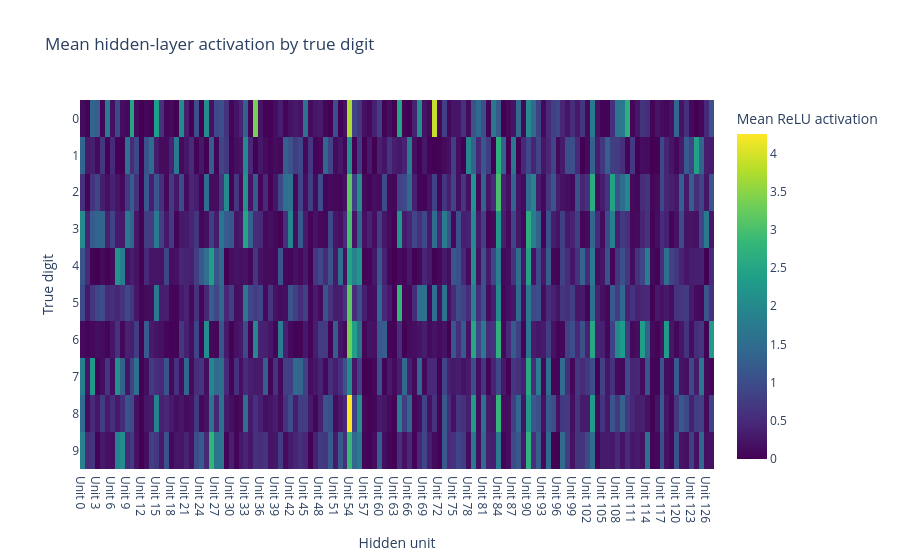

Notebook source saved alongside this figure:
### Markdown cell above
## Hidden-layer activity by digit

For each digit, compute the mean ReLU activation of every hidden unit across its test examples.
The heatmap can reveal units that respond more strongly to some classes than others, but
does not by itself establish what feature a unit represents.

### Code cell
activation_means = np.zeros((10, hidden_dim), dtype=np.float64)
class_counts = np.bincount(y_test, minlength=10)

for digit in range(10):
    activation_means[digit] = test_activations[y_test == digit].mean(axis=0)

fig = px.imshow(
    activation_means,
    aspect="auto",
    x=[f"Unit {unit}" for unit in range(hidden_dim)],
    y=[str(digit) for digit in range(10)],
    labels={
        "x": "Hidden unit",
        "y": "True digit",
        "color": "Mean ReLU activation",
    },
    title="Mean hidden-layer activation by true digit",
    color_continuous_scale="Viridis",
)
fig.show()

print("Test examples per digit:", class_counts.tolist())

### Figure 1 — Plotly figure (JSON) as saved in the notebook; plotly's stock layout.template omitted (floating-point values rounded to 4 significant figures; data arrays with more than 128 entries replaced by an {"elided": "..."} marker saying what was removed)
{"data": [{"coloraxis": "coloraxis", "hovertemplate": "Hidden unit: %{x}<br>True digit: %{y}<br>Mean ReLU activation: %{z}<extra></extra>", "name": "0", "type": "heatmap", "x": ["Unit 0", "Unit 1", "Unit 2", "Unit 3", "Unit 4", "Unit 5", "Unit 6", "Unit 7", "Unit 8", "Unit 9", "Unit 10", "Unit 11", "Unit 12", "Unit 13", "Unit 14", "Unit 15", "Unit 16", "Unit 17", "Unit 18", "Unit 19", "Unit 20", "Unit 21", "Unit 22", "Unit 23", "Unit 24", "Unit 25", "Unit 26", "Unit 27", "Unit 28", "Unit 29", "Unit 30", "Unit 31", "Unit 32", "Unit 33", "Unit 34", "Unit 35", "Unit 36", "Unit 37", "Unit 38", "Unit 39", "Unit 40", "Unit 41", "Unit 42", "Unit 43", "Unit 44", "Unit 45", "Unit 46", "Unit 47", "Unit 48", "Unit 49", "Unit 50", "Unit 51", "Unit 52", "Unit 53", "Unit 54", "Unit 55", "Unit 56", "Unit 57", "Unit 58", "Unit 59", "Unit 60", "Unit 61", "Unit 62", "Unit 63", "Unit 64", "Unit 65", "Unit 66", "Unit 67", "Unit 68", "Unit 69", "Unit 70", "Unit 71", "Unit 72", "Unit 73", "Unit 74", "Unit 75", "Unit 76", "Unit 77", "Unit 78", "Unit 79", "Unit 80", "Unit 81", "Unit 82", "Unit 83", "Unit 84", "Unit 85", "Unit 86", "Unit 87", "Unit 88", "Unit 89", "Unit 90", "Unit 91", "Unit 92", "Unit 93", "Unit 94", "Unit 95", "Unit 96", "Unit 97", "Unit 98", "Unit 99", "Unit 100", "Unit 101", "Unit 102", "Unit 103", "Unit 104", "Unit 105", "Unit 106", "Unit 107", "Unit 108", "Unit 109", "Unit 110", "Unit 111", "Unit 112", "Unit 113", "Unit 114", "Unit 115", "Unit 116", "Unit 117", "Unit 118", "Unit 119", "Unit 120", "Unit 121", "Unit 122", "Unit 123", "Unit 124", "Unit 125", "Unit 126", "Unit 127"], "xaxis": "x", "y": ["0", "1", "2", "3", "4", "5", "6", "7", "8", "9"], "yaxis": "y", "z": {"elided": "10x128 float values"}}], "layout": {"coloraxis": {"colorbar": {"title": {"text": "Mean ReLU activation"}}, "colorscale": [[0, "#440154"], [0.1111, "#482878"], [0.2222, "#3e4989"], [0.3333, "#31688e"], [0.4444, "#26828e"], [0.5556, "#1f9e89"], [0.6667, "#35b779"], [0.7778, "#6ece58"], [0.8889, "#b5de2b"], [1, "#fde725"]]}, "title": {"text": "Mean hidden-layer activation by true digit"}, "xaxis": {"anchor": "y", "domain": [0, 1], "title": {"text": "Hidden unit"}}, "yaxis": {"anchor": "x", "autorange": "reversed", "domain": [0, 1], "title": {"text": "True digit"}}}}
